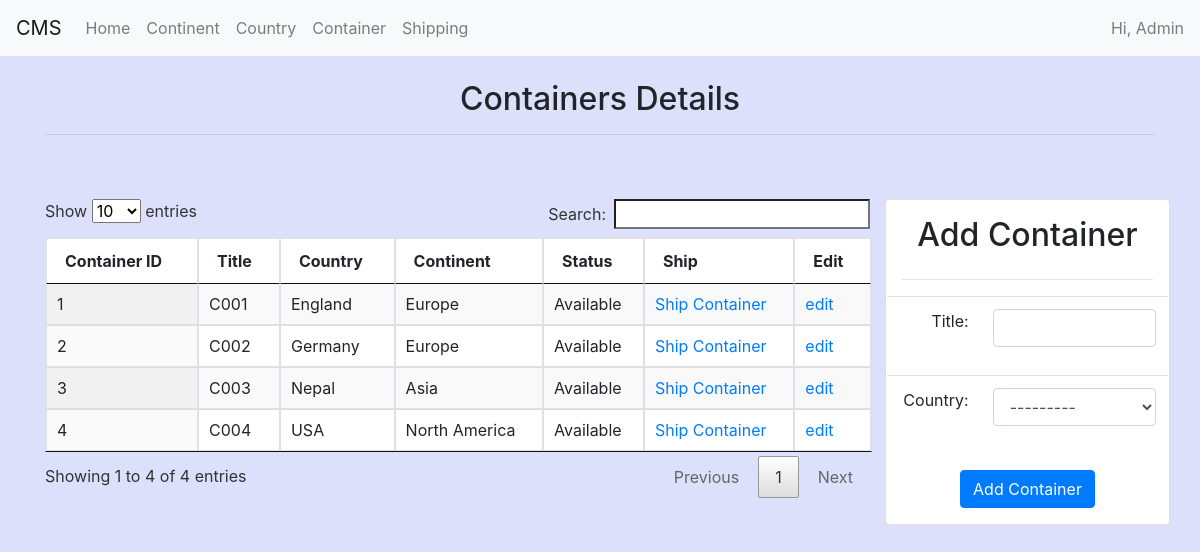
/container/, run on an earlier commit of the app's database.
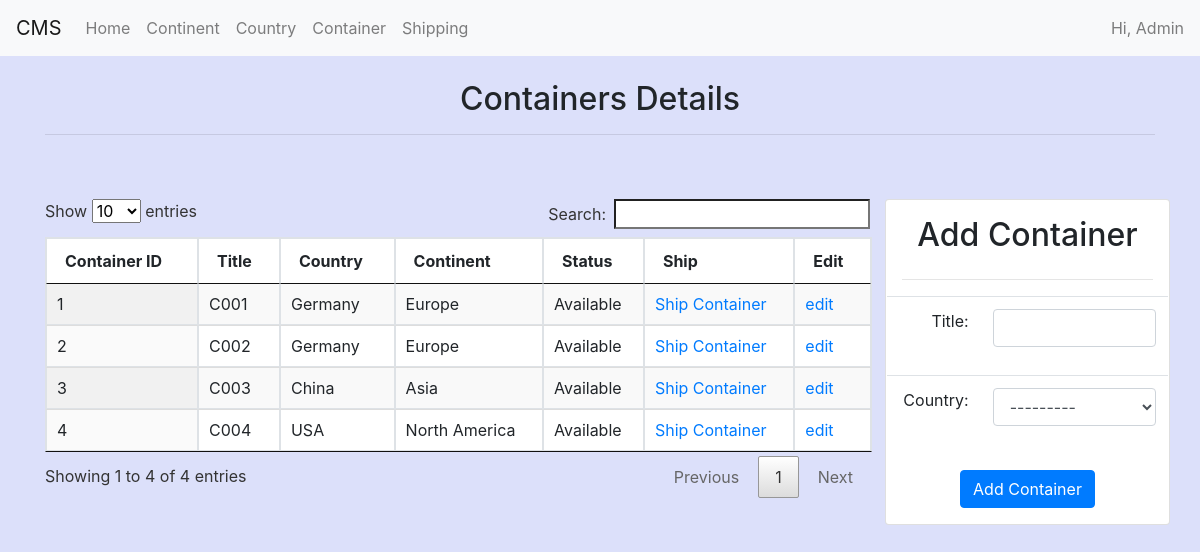
And on a later commit of the database.
### main/models.py (models this page shows, shortened)
class Container(models.Model):
    title = models.CharField(max_length=255, unique=True)
    country = models.ForeignKey(Country, on_delete=models.CASCADE)
    STATUS_CHOICES = [
        ('N', 'Not Available'),
        ('A', 'Available')
    ]
    status = models.CharField(
        max_length=1,
        choices=STATUS_CHOICES,
        default='A')
    def status_readable(self):
        return dict(Container.STATUS_CHOICES)[self.status]

class Country(models.Model):
    title = models.CharField(max_length=255, unique=True)
    continent = models.ForeignKey(Continent, on_delete=models.CASCADE)
    def __str__(self):
        return (self.title)

class Continent(models.Model):
    title = models.CharField(max_length=255, unique=True)
    def __str__(self):
        return (self.title)

### main/views.py (the view, shortened to what this page needs)
# urls.py: path('container/', container, name='container'),
def container(request):
    form = ContainerForm()
    records = Container.objects.all()
    status = Shipping.objects.all()
    return render(request, 'main/container.html', {
        'form': form,
        'title': 'Add Container',
        'records': records,
        'status': status
    })

### main/forms.py
class ContainerForm(forms.ModelForm):
    class Meta:
        model = Container
        fields = [
            'title',
            'country'
        ]

### templates/main/container.html (shortened to what this page needs)
{% extends 'base.html' %} {% load widget_tweaks %} {% block title %}{{title}}{% endblock %} {% block content %}
<center><h2>Containers Details</h2></center><hr><br>
{% if messages %}
	{% include '../includes/messages.html' %}
{% else %}
	<br>
{% endif %}
<div class="row">
	<div class="col-md-9 col-sm-12 table-responsive">
		<table id="mytable" class="mytable table table-bordered table-striped display" style="background-color: #FFFFFF;">
			<thead>
	            <th>Container ID</th>
	            <th>Title</th>
	            <th>Country</th>
	            <th>Continent</th>
	            <th>Status</th>
	            <th>Ship</th>
	            <th>Edit</th>
	        </thead>
	        <tbody>
	            {% for instance in records %}
	            <tr class='clickable-row'>
	                <td>{{instance.id}}</td>
	                <td>{{instance.title}}</td>
	                <td>{{instance.country}}</td>
	                <td>{{instance.country.continent}}</td>
	                <td>{{instance.status_readable}}</td>
	                <td>
	                	{% if instance.status == 'A' %}
		                <a href="{% url 'main:ship' container_id=instance.id %}">
		                    Ship Container
		                </a>
		                {% else %}
		                <a href="{% url 'main:deliver' container_id=instance.id %}">
		                	Confirm Delivery
		                </a>
		                {% endif %}
		            </td>
		            <td>
		                <a href="{% url 'main:update-container'  id=instance.id %}">
		                    edit
		                </a>
		            </td>
	    		</tr>
	        	{% endfor %}
	    	</tbody>
		</table>
	</div>
	<div class="card col-md-3 p-3 text-center">
		<h2>{{title}}</h2><hr>
		<form id="form" method="post" action="">
            <table class="table">
				{% for field in form.visible_fields %}
					<tr class="row form-group">
						<td class="col-md-4 text-right">{{ field.label_tag }}</td>
						<td class="col-md-8">{% render_field field class+="form-control" %}</td>
					</tr>
				{% endfor %}
			</table>
            <input type="submit" value="{{title}}" class="btn btn-primary pull-right"/>
        </form>
	</div>
</div>
{% endblock %}

What changed in the data, as far as the page shows it:
changed Container id 1: country "England" → "Germany"
changed Container "Asia": country "Nepal" → "China"
